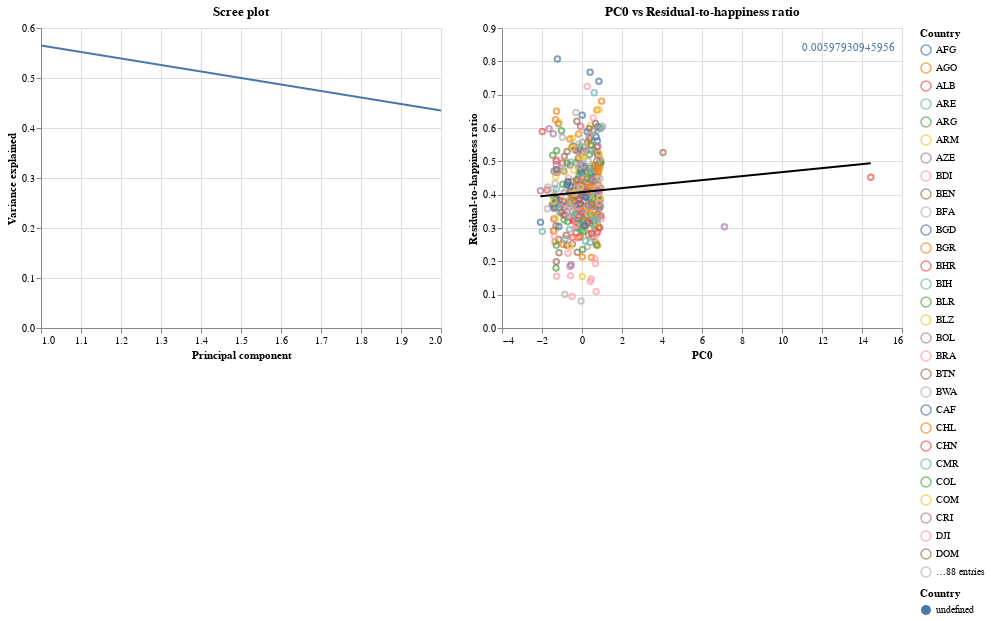

The notebook cell saved with this chart:
### Code cell
neg_urbanization_residual_ratio.visualize()

### Figure 1 — Vega-Lite specification as saved in the notebook (floating-point values rounded to 4 significant figures; data arrays with more than 128 entries replaced by an {"elided": "..."} marker saying what was removed)
{"config": {"view": {"continuousWidth": 400, "continuousHeight": 300}}, "hconcat": [{"data": {"name": "data-09013ff49753aac831c2b9993e112b8a"}, "mark": "line", "encoding": {"x": {"field": "indices", "title": "Principal component", "type": "quantitative"}, "y": {"field": "var_explained", "title": "Variance explained", "type": "quantitative"}}, "title": "Scree plot"}, {"layer": [{"mark": "point", "encoding": {"color": {"field": "Country", "type": "nominal"}, "tooltip": [{"field": "Country", "type": "nominal"}, {"field": "PC0", "type": "quantitative"}, {"field": "Residual-to-happiness ratio", "type": "quantitative"}], "x": {"field": "PC0", "type": "quantitative"}, "y": {"field": "Residual-to-happiness ratio", "type": "quantitative"}}, "selection": {"selector003": {"type": "interval", "bind": "scales", "encodings": ["x", "y"]}}, "title": "PC0 vs Residual-to-happiness ratio"}, {"mark": {"type": "line", "color": "black"}, "encoding": {"color": {"legend": null}, "tooltip": [{"field": "Country", "type": "nominal"}, {"field": "PC0", "type": "quantitative"}, {"field": "Residual-to-happiness ratio", "type": "quantitative"}], "x": {"field": "PC0", "type": "quantitative"}, "y": {"field": "Residual-to-happiness ratio", "type": "quantitative"}}, "title": "PC0 vs Residual-to-happiness ratio", "transform": [{"on": "PC0", "regression": "Residual-to-happiness ratio"}]}, {"mark": {"type": "text", "align": "left", "color": "black"}, "encoding": {"color": {"field": "Country", "type": "nominal"}, "text": {"field": "slope", "type": "quantitative"}, "tooltip": [{"field": "slope", "title": "Slope", "type": "quantitative"}, {"field": "intercept", "title": "Intercept", "type": "quantitative"}], "x": {"value": 300}, "y": {"value": 20}}, "title": "PC0 vs Residual-to-happiness ratio", "transform": [{"on": "PC0", "regression": "Residual-to-happiness ratio", "params": true}, {"calculate": "datum.coef[0]", "as": "intercept"}, {"calculate": "datum.coef[1]", "as": "slope"}]}], "data": {"name": "data-ba40776d5e9c7b4dbd27251dcd112781"}, "resolve": {"scale": {"color": "independent"}}}], "$schema": "https://vega.github.io/schema/vega-lite/v4.17.0.json", "datasets": {"data-09013ff49753aac831c2b9993e112b8a": [{"indices": 1, "var_explained": 0.565}, {"indices": 2, "var_explained": 0.435}], "data-ba40776d5e9c7b4dbd27251dcd112781": {"elided": "457 records"}}}
